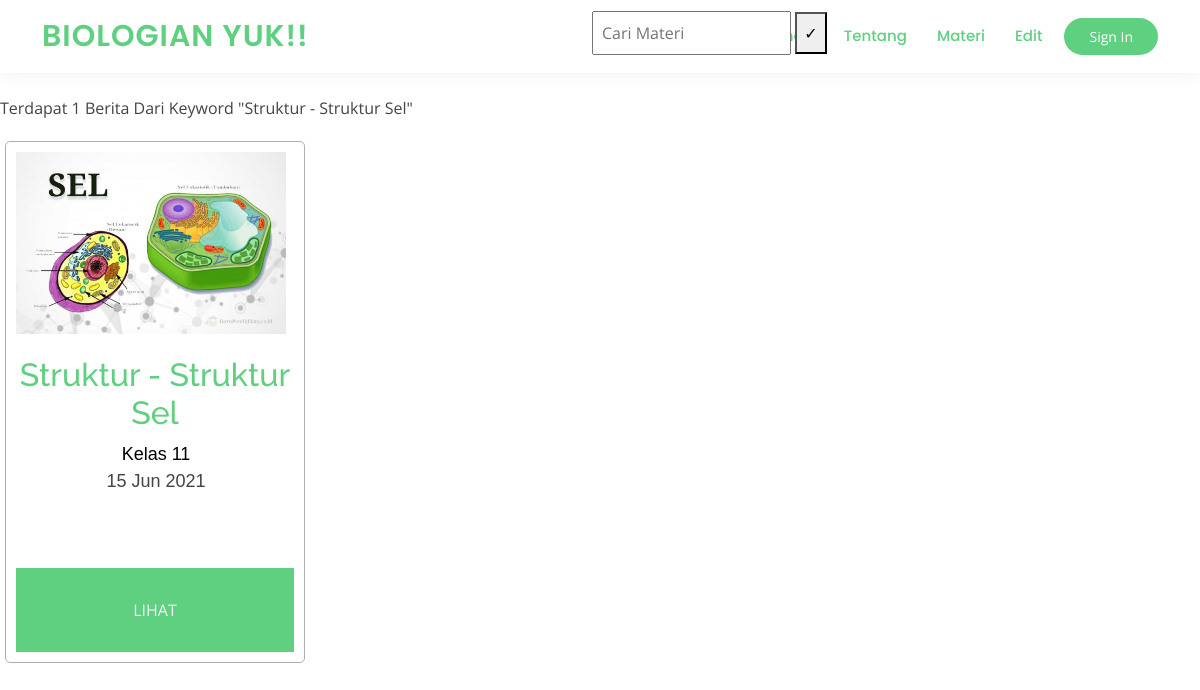
/cari.php?txt_cari=Struktur - Struktur Sel, run on the app's committed database.
### tables this page shows
CREATE TABLE `materi` (
  `id_materi` int(5) NOT NULL,
  `judul_materi` varchar(100) NOT NULL,
  `isi_materi` text NOT NULL,
  `id_kategori` int(5) NOT NULL,
  `gambar_materi` varchar(150) NOT NULL,
  `tanggal_materi` timestamp NOT NULL DEFAULT current_timestamp() ON UPDATE current_timestamp()
);

CREATE TABLE `kategori` (
  `id_kategori` int(5) NOT NULL,
  `nama_kategori` varchar(50) NOT NULL
);

### function.libs.php (called while the page is built)
<?php
function tanggal($tgl){
    $bulan = array('','','Jan','Feb','Mar','Apr','Jun','Jul','Agu','Sep','Okt','Nov','Des');
    $tg = substr($tgl,8,2);
    $bl = substr($tgl,5,2);
    $th = substr($tgl,0,4);
    return $tg.' '.$bulan[(int)$bl].' '.$th;
}

### cari.php (the view, shortened to what this page needs)
<?php
require "header.php";
require "function.libs.php";
$koneksi = mysqli_connect("localhost", "root", "", "database_user");
$key = '%'.$_GET['txt_cari'].'%';
$sql1 = "SELECT * FROM materi LEFT JOIN kategori ON materi.id_kategori = kategori.id_kategori where judul_materi like '$key'";
$query1 = mysqli_query($koneksi,$sql1);
$data = mysqli_fetch_assoc($query1);
$row = mysqli_num_rows($query1);
?>
<p>Terdapat <?=$row;?> Berita Dari Keyword "<?=$_GET['txt_cari'];?>"</p>
<?php do{ ?>
<div class="grid">
    <div class="cover-grid-news">
        <img src="<?=$data['gambar_materi'];?>" width="270px">
    </div>
    <br>
    <div class="judul">
        <h2><a href="lihat_materi.php?id=<?=$data['id_materi'];?>"><?=$data['judul_materi'];?></a></h2>
    </div>
    <div class="attr">
        <ul>
            <li><a href="kategori.php?id=<?=$data['id_kategori'];?>"><?=$data['nama_kategori'];?></a></li>
            <li><?=tanggal($data['tanggal_materi']);?></li>
        </ul>
    </div>
    <div class="breadcrumbs" style="list-style: none;">
        <a style="color: whitesmoke;" href="lihat_materi.php?id=<?=$data['id_materi'];?>">LIHAT</a>
    </div>
</div>
<?php }while($data = mysqli_fetch_assoc($query1)); ?>

### assets/css/style.css (style rules this page uses)
a { color: #5fcf80; text-decoration: none; }
h1, h2, h3, h4, h5, h6 { font-family: "Raleway", sans-serif; }
.breadcrumbs { margin-top: 73px; text-align: center; background: #5fcf80; padding: 30px 0; color: #fff; }

### cari.php (style rules this page uses)
.grid { width: 300px; padding: 10px; border: 1px solid #b1aeae; border-radius: 5px; float: left; margin: 5px; }
.cover-grid-news { height: 180px; width: 100px; }
.judul { text-align: center; }
.attr ul li { list-style: none; font-size: 18px; font-family: Arial, Helvetica, sans-serif; margin-left: -30px; text-align: center; }
.attr ul li a { text-decoration: none; color: black; }

### data on the page
materi: gambar_materi (picture), judul_materi "Struktur - Struktur Sel", id_kategori.nama_kategori "Kelas 11", tanggal_materi "15 Jun 2021"

### other printed values
$row "1"
$_GET['txt_cari'] "Struktur - Struktur Sel"
